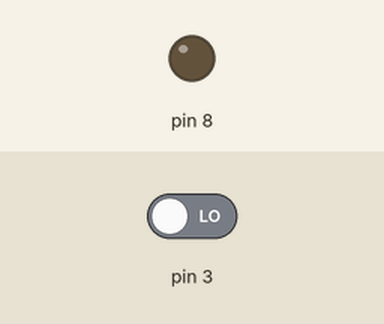
Recording of a sketch running on a simulated Arduino Uno, built with avr-gcc and run on an emulated ATmega328P. Parts: output pins drawn as LEDs (lit = HIGH). Inputs (shaded band) come from the test bench; at power-on: pin 3 LOW.

Above: at 1.2 s.
1.3 s: pin 3 driven HIGH
At 1.8 s:
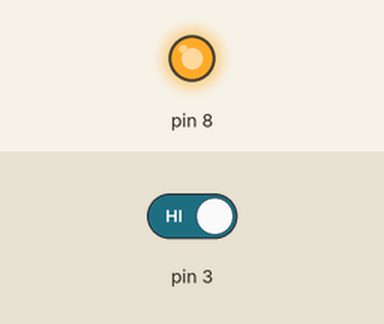
2.8 s: pin 3 driven LOW
At 4.2 s:
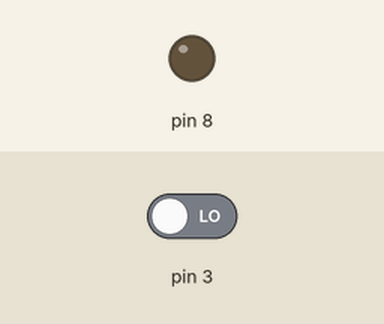
Timing chart, 0 to 5.8 s (numbered marks = the images above; inputs shaded):
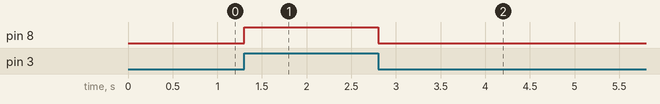

Measured:
- after the input at 1.3 s, pin 8: LOW → HIGH at once
- after the input at 2.8 s, pin 8: HIGH → LOW at once

The sketch:

sketch_sep27a.ino
```cpp
void setup() {
  // put your setup code here, to run once:W
  pinMode(3,INPUT);
  pinMode(8,OUTPUT);

}

void loop() {
  // put your main code here, to run repeatedly:
  int value = digitalRead(3);
  if(value == HIGH)
  {
    digitalWrite(8,HIGH);
  } else {
    digitalWrite(8,LOW);
  }
}
```
